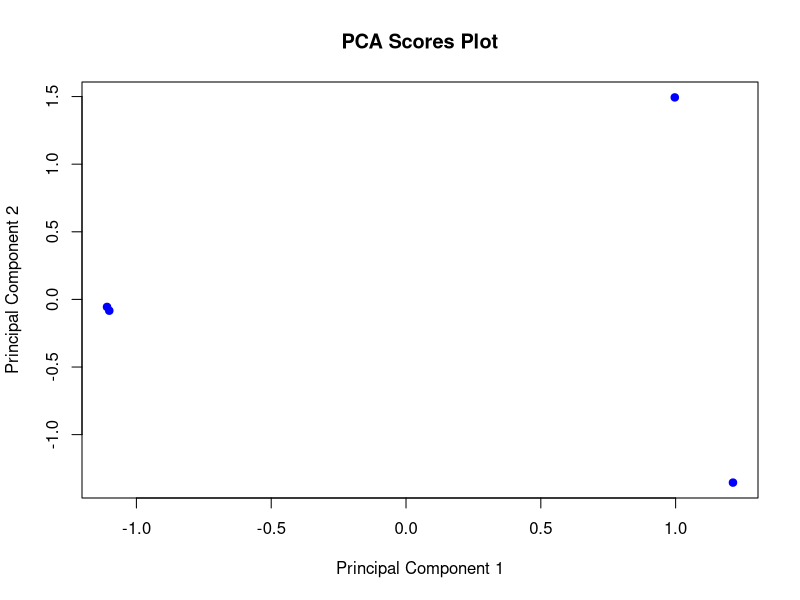

This chart was generated by the following R code:
# Analysing two dimensional data
install.packages("forecast")
library(forecast)
install.packages("cluster")
library(cluster)

# Sales matrix with products (rows) and regions (columns)
sales_matrix <- matrix(
  c(1000, 1500, 1200, 1300,
    1100, 1400, 1150, 1250,
    1050, 1600, 1300, 1400),
  nrow=3, ncol=4, byrow=TRUE,
  dimnames=list(c("Product A", "Product B", "Product C"),
                c("Region 1", "Region 2", "Region 3", "Region 4"))
)

print(sales_matrix)

# Create a sample matrix with sales data
sales_data <- matrix(
  c(100, 200, 300,
    110, 210, 320,
    120, 220, 330,
    130, 230, 340),
  nrow=4, ncol=3,
  dimnames=list(c("Month 1", "Month 2", "Month 3", "Month 4"),
                c("Product A", "Product B", "Product C"))
)
print(sales_data)
# Calculate and print correlation matrix
cor_matrix <- cor(sales_data)
print(cor_matrix)

# Perform PCA to reduce dimensional reduction and identify key patterns in data to inform business strategies and decision-making.
pca_result <- prcomp(sales_data, center=TRUE, scale=TRUE)

# Print PCA summary to show variability in the data
summary(pca_result)

# Print PCA loadings 
#Higher absolute values indicate a stronger contribution of the original variable to the principal component.
print(pca_result$rotation)

# Convert PCA scores to a data frame for plotting
pca_scores <- as.data.frame(pca_result$x)
pca_scores

# Plot PCA scores for the first two principal components
plot(pca_scores$PC1, pca_scores$PC2, 
     xlab="Principal Component 1", 
     ylab="Principal Component 2",
     main="PCA Scores Plot",
     pch=19, col="blue")

# Example customer data
customer_data <- matrix(
  c(10, 20, 15,
    30, 40, 35,
    25, 30, 20,
    40, 50, 45),
  nrow=4, ncol=3,
  dimnames=list(c("Customer 1", "Customer 2", "Customer 3", "Customer 4"),
                c("Order 1", "Order 2", "Order 3"))
)
customer_data
# Perform k-means clustering
kmeans_result <- kmeans(customer_data, centers=2)
print(kmeans_result$cluster)
